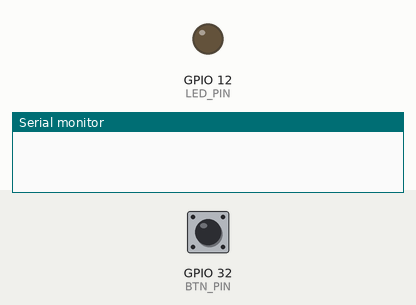
This sketch was run on a simulated ESP32. Parts: output pins drawn as LEDs (lit = HIGH), the last lines printed to the serial monitor. The inputs (shaded band) are chosen by the test bench; at power-on: GPIO 32 (BTN_PIN) LOW.

Above: at 1.2 s.
1.3 s: GPIO 32 (BTN_PIN) pulled HIGH for 0.15 s
At 1.6 s:
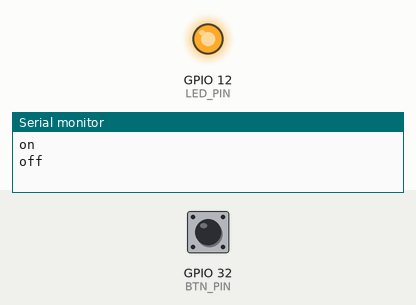
2.9 s: GPIO 32 (BTN_PIN) pulled HIGH for 1 s
At 4.0 s:
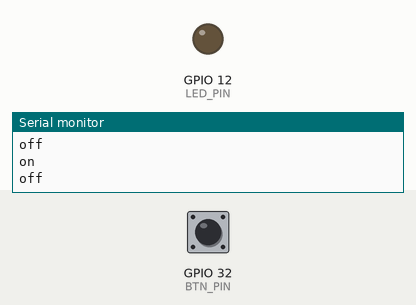
5.4 s: GPIO 32 (BTN_PIN) pulled HIGH for 3.2 s
At 5.9 s:
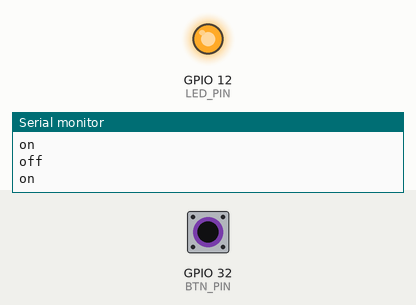
Timing chart, 0 to 8.4 s (numbered marks = the images above; inputs shaded):
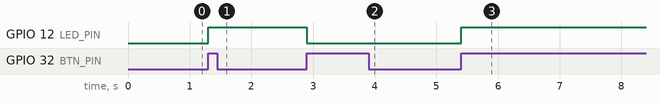

The sketch:

011.button_state_change_detection.ino
```cpp
#define LED_PIN 12
#define BTN_PIN 32

bool prevState = LOW;
bool ledState  = LOW;
int compteur = 0;

void setup() {
  pinMode(LED_PIN, OUTPUT);
  pinMode(BTN_PIN, INPUT);
  Serial.begin(115200);

}

void loop() {
  bool state = digitalRead(BTN_PIN);

  if (state != prevState) {
    if (state == HIGH) {

      ledState = ! ledState;
      digitalWrite(LED_PIN, ledState);

      Serial.println("on");
    }else{
      Serial.println("off");
    }
    delay(50);
  }
  prevState = state;

}
```

Measured:
- after the input at 1.3 s, GPIO 12 (LED_PIN): LOW → HIGH at once
- after the input at 2.9 s, GPIO 12 (LED_PIN): HIGH → LOW at once
- after the input at 5.4 s, GPIO 12 (LED_PIN): LOW → HIGH at once
